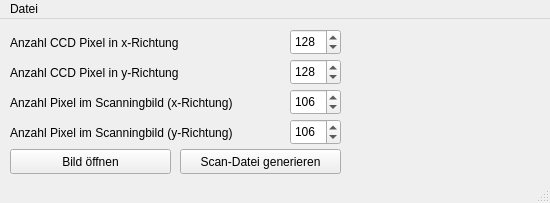
<?xml version="1.0" encoding="UTF-8"?>
<ui version="4.0">
 <class>MainWindow</class>
 <widget class="QMainWindow" name="MainWindow">
  <property name="geometry">
   <rect>
    <x>0</x>
    <y>0</y>
    <width>550</width>
    <height>203</height>
   </rect>
  </property>
  <property name="windowTitle">
   <string>Scan-Datei-Generator</string>
  </property>
  <widget class="QWidget" name="centralwidget">
   <widget class="QLabel" name="label">
    <property name="geometry">
     <rect>
      <x>10</x>
      <y>15</y>
      <width>201</width>
      <height>17</height>
     </rect>
    </property>
    <property name="text">
     <string>Anzahl CCD Pixel in x-Richtung</string>
    </property>
   </widget>
   <widget class="QSpinBox" name="spbCCDX">
    <property name="geometry">
     <rect>
      <x>290</x>
      <y>10</y>
      <width>51</width>
      <height>26</height>
     </rect>
    </property>
    <property name="maximum">
     <number>999</number>
    </property>
    <property name="value">
     <number>128</number>
    </property>
   </widget>
   <widget class="QLabel" name="label_2">
    <property name="geometry">
     <rect>
      <x>10</x>
      <y>45</y>
      <width>201</width>
      <height>17</height>
     </rect>
    </property>
    <property name="text">
     <string>Anzahl CCD Pixel in y-Richtung</string>
    </property>
   </widget>
   <widget class="QSpinBox" name="spbCCDY">
    <property name="geometry">
     <rect>
      <x>290</x>
      <y>40</y>
      <width>51</width>
      <height>26</height>
     </rect>
    </property>
    <property name="maximum">
     <number>999</number>
    </property>
    <property name="value">
     <number>128</number>
    </property>
   </widget>
   <widget class="QSpinBox" name="spbScanX">
    <property name="geometry">
     <rect>
      <x>290</x>
      <y>70</y>
      <width>51</width>
      <height>26</height>
     </rect>
    </property>
    <property name="maximum">
     <number>999</number>
    </property>
    <property name="value">
     <number>106</number>
    </property>
   </widget>
   <widget class="QLabel" name="label_3">
    <property name="geometry">
     <rect>
      <x>10</x>
      <y>75</y>
      <width>271</width>
      <height>17</height>
     </rect>
    </property>
    <property name="text">
     <string>Anzahl Pixel im Scanningbild (x-Richtung)</string>
    </property>
   </widget>
   <widget class="QSpinBox" name="spbScanY">
    <property name="geometry">
     <rect>
      <x>290</x>
      <y>100</y>
      <width>51</width>
      <height>26</height>
     </rect>
    </property>
    <property name="maximum">
     <number>999</number>
    </property>
    <property name="value">
     <number>106</number>
    </property>
   </widget>
   <widget class="QLabel" name="label_4">
    <property name="geometry">
     <rect>
      <x>10</x>
      <y>105</y>
      <width>271</width>
      <height>17</height>
     </rect>
    </property>
    <property name="text">
     <string>Anzahl Pixel im Scanningbild (y-Richtung)</string>
    </property>
   </widget>
   <widget class="QPushButton" name="cmdGenImage">
    <property name="geometry">
     <rect>
      <x>180</x>
      <y>130</y>
      <width>161</width>
      <height>25</height>
     </rect>
    </property>
    <property name="text">
     <string>Scan-Datei generieren</string>
    </property>
   </widget>
   <widget class="QPushButton" name="cmdOpenImage">
    <property name="geometry">
     <rect>
      <x>10</x>
      <y>130</y>
      <width>161</width>
      <height>25</height>
     </rect>
    </property>
    <property name="text">
     <string>Bild öffnen</string>
    </property>
   </widget>
   <widget class="QLabel" name="imagePreview">
    <property name="geometry">
     <rect>
      <x>350</x>
      <y>10</y>
      <width>141</width>
      <height>141</height>
     </rect>
    </property>
    <property name="text">
     <string/>
    </property>
   </widget>
  </widget>
  <widget class="QMenuBar" name="menubar">
   <property name="geometry">
    <rect>
     <x>0</x>
     <y>0</y>
     <width>550</width>
     <height>22</height>
    </rect>
   </property>
   <widget class="QMenu" name="menuDatei">
    <property name="title">
     <string>Datei</string>
    </property>
    <addaction name="actionBeenden"/>
   </widget>
   <addaction name="menuDatei"/>
  </widget>
  <widget class="QStatusBar" name="statusbar"/>
  <action name="actionBeenden">
   <property name="text">
    <string>Beenden</string>
   </property>
  </action>
 </widget>
 <resources/>
 <connections/>
</ui>
